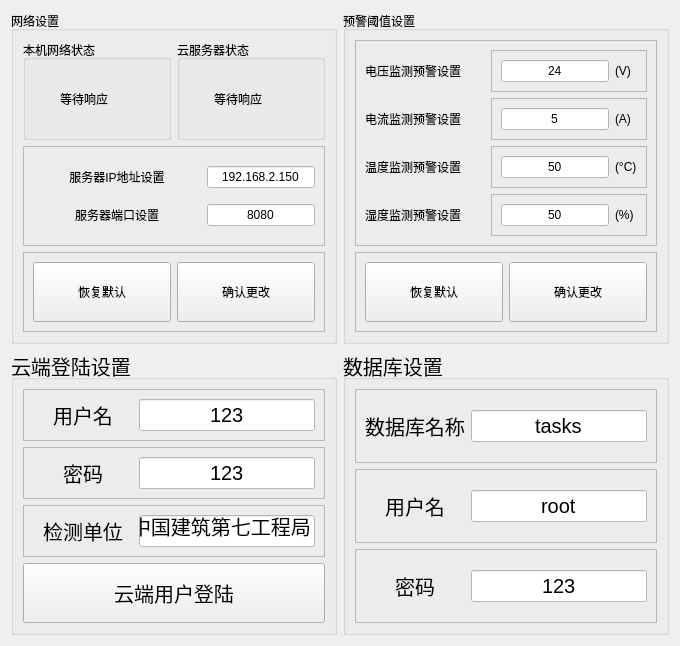
         <widget class="QWidget" name="page_setting">
          <layout class="QGridLayout" name="gridLayout_3">
           <item row="0" column="0">
            <widget class="QGroupBox" name="groupBox_4">
             <property name="styleSheet">
              <string notr="true">font: 15pt &quot;Ubuntu&quot;;</string>
             </property>
             <property name="title">
              <string>网络设置</string>
             </property>
             <layout class="QGridLayout" name="gridLayout_21">
              <item row="5" column="0" colspan="2">
               <widget class="QFrame" name="frame_15">
                <property name="sizePolicy">
                 <sizepolicy hsizetype="Preferred" vsizetype="Fixed">
                  <horstretch>0</horstretch>
                  <verstretch>0</verstretch>
                 </sizepolicy>
                </property>
                <property name="frameShape">
                 <enum>QFrame::StyledPanel</enum>
                </property>
                <property name="frameShadow">
                 <enum>QFrame::Raised</enum>
                </property>
                <layout class="QGridLayout" name="gridLayout_22">
                 <item row="0" column="0">
                  <widget class="QPushButton" name="pushButton_defult_network">
                   <property name="sizePolicy">
                    <sizepolicy hsizetype="Preferred" vsizetype="Preferred">
                     <horstretch>0</horstretch>
                     <verstretch>0</verstretch>
                    </sizepolicy>
                   </property>
                   <property name="minimumSize">
                    <size>
                     <width>20</width>
                     <height>60</height>
                    </size>
                   </property>
                   <property name="text">
                    <string>恢复默认</string>
                   </property>
                  </widget>
                 </item>
                 <item row="0" column="1">
                  <widget class="QPushButton" name="pushButton_confirm_network">
                   <property name="sizePolicy">
                    <sizepolicy hsizetype="Minimum" vsizetype="Preferred">
                     <horstretch>0</horstretch>
                     <verstretch>0</verstretch>
                    </sizepolicy>
                   </property>
                   <property name="text">
                    <string>确认更改</string>
                   </property>
                  </widget>
                 </item>
                </layout>
               </widget>
              </item>
              <item row="2" column="0" colspan="2">
               <widget class="QFrame" name="frame_16">
                <property name="frameShape">
                 <enum>QFrame::StyledPanel</enum>
                </property>
                <property name="frameShadow">
                 <enum>QFrame::Raised</enum>
                </property>
                <layout class="QGridLayout" name="gridLayout_23">
                 <item row="0" column="0">
                  <widget class="QLabel" name="label_33">
                   <property name="sizePolicy">
                    <sizepolicy hsizetype="Preferred" vsizetype="Preferred">
                     <horstretch>0</horstretch>
                     <verstretch>0</verstretch>
                    </sizepolicy>
                   </property>
                   <property name="maximumSize">
                    <size>
                     <width>200</width>
                     <height>16777215</height>
                    </size>
                   </property>
                   <property name="text">
                    <string>服务器IP地址设置</string>
                   </property>
                   <property name="alignment">
                    <set>Qt::AlignCenter</set>
                   </property>
                  </widget>
                 </item>
                 <item row="2" column="0">
                  <widget class="QLabel" name="label_34">
                   <property name="sizePolicy">
                    <sizepolicy hsizetype="Preferred" vsizetype="Preferred">
                     <horstretch>0</horstretch>
                     <verstretch>0</verstretch>
                    </sizepolicy>
                   </property>
                   <property name="maximumSize">
                    <size>
                     <width>200</width>
                     <height>16777215</height>
                    </size>
                   </property>
                   <property name="text">
                    <string>服务器端口设置</string>
                   </property>
                   <property name="alignment">
                    <set>Qt::AlignCenter</set>
                   </property>
                  </widget>
                 </item>
                 <item row="0" column="1">
                  <widget class="QLineEdit" name="line_cloud_ip">
                   <property name="sizePolicy">
                    <sizepolicy hsizetype="Preferred" vsizetype="Fixed">
                     <horstretch>0</horstretch>
                     <verstretch>0</verstretch>
                    </sizepolicy>
                   </property>
                   <property name="styleSheet">
                    <string notr="true">background-color: rgb(255, 255, 255);
color: rgb(0, 0, 0);</string>
                   </property>
                   <property name="text">
                    <string>192.168.2.150</string>
                   </property>
                   <property name="alignment">
                    <set>Qt::AlignCenter</set>
                   </property>
                  </widget>
                 </item>
                 <item row="2" column="1">
                  <widget class="QLineEdit" name="line_cloud_port">
                   <property name="sizePolicy">
                    <sizepolicy hsizetype="Fixed" vsizetype="Fixed">
                     <horstretch>0</horstretch>
                     <verstretch>0</verstretch>
                    </sizepolicy>
                   </property>
                   <property name="styleSheet">
                    <string notr="true">background-color: rgb(255, 255, 255);
color: rgb(0, 0, 0);</string>
                   </property>
                   <property name="text">
                    <string>8080</string>
                   </property>
                   <property name="alignment">
                    <set>Qt::AlignCenter</set>
                   </property>
                  </widget>
                 </item>
                </layout>
               </widget>
              </item>
              <item row="0" column="0">
               <widget class="QGroupBox" name="groupBox_6">
                <property name="title">
                 <string>本机网络状态</string>
                </property>
                <layout class="QHBoxLayout" name="horizontalLayout_22">
                 <item>
                  <widget class="QLabel" name="label_localnet">
                   <property name="text">
                    <string>等待响应</string>
                   </property>
                   <property name="alignment">
                    <set>Qt::AlignCenter</set>
                   </property>
                  </widget>
                 </item>
                 <item>
                  <widget class="QLabel" name="label_localnet_state">
                   <property name="maximumSize">
                    <size>
                     <width>20</width>
                     <height>20</height>
                    </size>
                   </property>
                   <property name="text">
                    <string/>
                   </property>
                   <property name="pixmap">
                    <pixmap>:/icon/images/未连接(1).png</pixmap>
                   </property>
                   <property name="scaledContents">
                    <bool>true</bool>
                   </property>
                   <property name="alignment">
                    <set>Qt::AlignCenter</set>
                   </property>
                  </widget>
                 </item>
                </layout>
               </widget>
              </item>
              <item row="0" column="1">
               <widget class="QGroupBox" name="groupBox_7">
                <property name="title">
                 <string>云服务器状态</string>
                </property>
                <layout class="QHBoxLayout" name="horizontalLayout_23">
                 <item>
                  <widget class="QLabel" name="label_cloudnet">
                   <property name="text">
                    <string>等待响应</string>
                   </property>
                   <property name="alignment">
                    <set>Qt::AlignCenter</set>
                   </property>
                  </widget>
                 </item>
                 <item>
                  <widget class="QLabel" name="label_cloudnet_state">
                   <property name="maximumSize">
                    <size>
                     <width>20</width>
                     <height>20</height>
                    </size>
                   </property>
                   <property name="text">
                    <string/>
                   </property>
                   <property name="pixmap">
                    <pixmap>:/icon/images/未连接(1).png</pixmap>
                   </property>
                   <property name="scaledContents">
                    <bool>true</bool>
                   </property>
                   <property name="alignment">
                    <set>Qt::AlignCenter</set>
                   </property>
                  </widget>
                 </item>
                </layout>
               </widget>
              </item>
             </layout>
            </widget>
           </item>
           <item row="0" column="1">
            <widget class="QGroupBox" name="groupBox_9">
             <property name="styleSheet">
              <string notr="true">font: 15pt &quot;Ubuntu&quot;;</string>
             </property>
             <property name="title">
              <string>预警阈值设置</string>
             </property>
             <layout class="QVBoxLayout" name="verticalLayout_7">
              <item>
               <widget class="QFrame" name="frame_23">
                <property name="frameShape">
                 <enum>QFrame::StyledPanel</enum>
                </property>
                <property name="frameShadow">
                 <enum>QFrame::Raised</enum>
                </property>
                <layout class="QGridLayout" name="gridLayout_24">
                 <item row="1" column="1">
                  <widget class="QFrame" name="frame_18">
                   <property name="frameShape">
                    <enum>QFrame::StyledPanel</enum>
                   </property>
                   <property name="frameShadow">
                    <enum>QFrame::Raised</enum>
                   </property>
                   <layout class="QHBoxLayout" name="horizontalLayout_26">
                    <item>
                     <widget class="QLineEdit" name="line_A">
                      <property name="sizePolicy">
                       <sizepolicy hsizetype="Preferred" vsizetype="Fixed">
                        <horstretch>0</horstretch>
                        <verstretch>0</verstretch>
                       </sizepolicy>
                      </property>
                      <property name="styleSheet">
                       <string notr="true">background-color: rgb(255, 255, 255);
color: rgb(0, 0, 0);</string>
                      </property>
                      <property name="text">
                       <string>5</string>
                      </property>
                      <property name="alignment">
                       <set>Qt::AlignCenter</set>
                      </property>
                     </widget>
                    </item>
                    <item>
                     <widget class="QLabel" name="label_44">
                      <property name="text">
                       <string>(A)</string>
                      </property>
                     </widget>
                    </item>
                   </layout>
                  </widget>
                 </item>
                 <item row="0" column="1">
                  <widget class="QFrame" name="frame_17">
                   <property name="frameShape">
                    <enum>QFrame::StyledPanel</enum>
                   </property>
                   <property name="frameShadow">
                    <enum>QFrame::Raised</enum>
                   </property>
                   <layout class="QHBoxLayout" name="horizontalLayout_27">
                    <item>
                     <widget class="QLineEdit" name="line_V">
                      <property name="sizePolicy">
                       <sizepolicy hsizetype="Preferred" vsizetype="Fixed">
                        <horstretch>0</horstretch>
                        <verstretch>0</verstretch>
                       </sizepolicy>
                      </property>
                      <property name="styleSheet">
                       <string notr="true">background-color: rgb(255, 255, 255);
color: rgb(0, 0, 0);</string>
                      </property>
                      <property name="text">
                       <string>24</string>
                      </property>
                      <property name="alignment">
                       <set>Qt::AlignCenter</set>
                      </property>
                     </widget>
                    </item>
                    <item>
                     <widget class="QLabel" name="label_43">
                      <property name="text">
                       <string>(V)</string>
                      </property>
                     </widget>
                    </item>
                   </layout>
                  </widget>
                 </item>
                 <item row="2" column="0">
                  <widget class="QLabel" name="label_41">
                   <property name="text">
                    <string>温度监测预警设置</string>
                   </property>
                  </widget>
                 </item>
                 <item row="1" column="0">
                  <widget class="QLabel" name="label_40">
                   <property name="text">
                    <string>电流监测预警设置</string>
                   </property>
                  </widget>
                 </item>
                 <item row="0" column="0">
                  <widget class="QLabel" name="label_39">
                   <property name="text">
                    <string>电压监测预警设置</string>
                   </property>
                  </widget>
                 </item>
                 <item row="2" column="1">
                  <widget class="QFrame" name="frame_19">
                   <property name="frameShape">
                    <enum>QFrame::StyledPanel</enum>
                   </property>
                   <property name="frameShadow">
                    <enum>QFrame::Raised</enum>
                   </property>
                   <layout class="QHBoxLayout" name="horizontalLayout_28">
                    <item>
                     <widget class="QLineEdit" name="line_temp">
                      <property name="sizePolicy">
                       <sizepolicy hsizetype="Preferred" vsizetype="Fixed">
                        <horstretch>0</horstretch>
                        <verstretch>0</verstretch>
                       </sizepolicy>
                      </property>
                      <property name="styleSheet">
                       <string notr="true">background-color: rgb(255, 255, 255);
color: rgb(0, 0, 0);</string>
                      </property>
                      <property name="text">
                       <string>50</string>
                      </property>
                      <property name="alignment">
                       <set>Qt::AlignCenter</set>
                      </property>
                     </widget>
                    </item>
                    <item>
                     <widget class="QLabel" name="label_45">
                      <property name="text">
                       <string>(°C)</string>
                      </property>
                     </widget>
                    </item>
                   </layout>
                  </widget>
                 </item>
                 <item row="3" column="0">
                  <widget class="QLabel" name="label_42">
                   <property name="text">
                    <string>湿度监测预警设置</string>
                   </property>
                  </widget>
                 </item>
                 <item row="3" column="1">
                  <widget class="QFrame" name="frame_20">
                   <property name="frameShape">
                    <enum>QFrame::StyledPanel</enum>
                   </property>
                   <property name="frameShadow">
                    <enum>QFrame::Raised</enum>
                   </property>
                   <layout class="QHBoxLayout" name="horizontalLayout_36">
                    <item>
                     <widget class="QLineEdit" name="line_humid">
                      <property name="sizePolicy">
                       <sizepolicy hsizetype="Preferred" vsizetype="Fixed">
                        <horstretch>0</horstretch>
                        <verstretch>0</verstretch>
                       </sizepolicy>
                      </property>
                      <property name="styleSheet">
                       <string notr="true">background-color: rgb(255, 255, 255);
color: rgb(0, 0, 0);</string>
                      </property>
                      <property name="text">
                       <string>50</string>
                      </property>
                      <property name="alignment">
                       <set>Qt::AlignCenter</set>
                      </property>
                     </widget>
                    </item>
                    <item>
                     <widget class="QLabel" name="label_46">
                      <property name="text">
                       <string>(%)</string>
                      </property>
                     </widget>
                    </item>
                   </layout>
                  </widget>
                 </item>
                </layout>
               </widget>
              </item>
              <item>
               <widget class="QFrame" name="frame_22">
                <property name="frameShape">
                 <enum>QFrame::StyledPanel</enum>
                </property>
                <property name="frameShadow">
                 <enum>QFrame::Raised</enum>
                </property>
                <layout class="QHBoxLayout" name="horizontalLayout_37">
                 <item>
                  <widget class="QPushButton" name="pushButton_state_defult">
                   <property name="sizePolicy">
                    <sizepolicy hsizetype="Preferred" vsizetype="Preferred">
                     <horstretch>0</horstretch>
                     <verstretch>0</verstretch>
                    </sizepolicy>
                   </property>
                   <property name="minimumSize">
                    <size>
                     <width>20</width>
                     <height>60</height>
                    </size>
                   </property>
                   <property name="text">
                    <string>恢复默认</string>
                   </property>
                  </widget>
                 </item>
                 <item>
                  <widget class="QPushButton" name="pushButton_6">
                   <property name="sizePolicy">
                    <sizepolicy hsizetype="Minimum" vsizetype="Preferred">
                     <horstretch>0</horstretch>
                     <verstretch>0</verstretch>
                    </sizepolicy>
                   </property>
                   <property name="text">
                    <string>确认更改</string>
                   </property>
                  </widget>
                 </item>
                </layout>
               </widget>
              </item>
             </layout>
            </widget>
           </item>
           <item row="1" column="0">
            <widget class="QGroupBox" name="groupBox_8">
             <property name="font">
              <font>
               <pointsize>15</pointsize>
              </font>
             </property>
             <property name="title">
              <string>云端登陆设置</string>
             </property>
             <layout class="QVBoxLayout" name="verticalLayout_2">
              <item>
               <widget class="QFrame" name="frame_2">
                <property name="frameShape">
                 <enum>QFrame::StyledPanel</enum>
                </property>
                <property name="frameShadow">
                 <enum>QFrame::Raised</enum>
                </property>
                <layout class="QHBoxLayout" name="horizontalLayout_6">
                 <item>
                  <widget class="QLabel" name="label_38">
                   <property name="minimumSize">
                    <size>
                     <width>100</width>
                     <height>0</height>
                    </size>
                   </property>
                   <property name="font">
                    <font>
                     <pointsize>15</pointsize>
                    </font>
                   </property>
                   <property name="text">
                    <string>用户名</string>
                   </property>
                   <property name="alignment">
                    <set>Qt::AlignCenter</set>
                   </property>
                  </widget>
                 </item>
                 <item>
                  <widget class="QLineEdit" name="line_username">
                   <property name="font">
                    <font>
                     <pointsize>15</pointsize>
                    </font>
                   </property>
                   <property name="styleSheet">
                    <string notr="true">background-color: rgb(255, 255, 255);
color: rgb(0, 0, 0);</string>
                   </property>
                   <property name="text">
                    <string>123</string>
                   </property>
                   <property name="alignment">
                    <set>Qt::AlignCenter</set>
                   </property>
                  </widget>
                 </item>
                </layout>
               </widget>
              </item>
              <item>
               <widget class="QFrame" name="frame_24">
                <property name="frameShape">
                 <enum>QFrame::StyledPanel</enum>
                </property>
                <property name="frameShadow">
                 <enum>QFrame::Raised</enum>
                </property>
                <layout class="QHBoxLayout" name="horizontalLayout_8">
                 <item>
                  <widget class="QLabel" name="label_48">
                   <property name="minimumSize">
                    <size>
                     <width>100</width>
                     <height>0</height>
                    </size>
                   </property>
                   <property name="font">
                    <font>
                     <pointsize>15</pointsize>
                    </font>
                   </property>
                   <property name="text">
                    <string>密码</string>
                   </property>
                   <property name="alignment">
                    <set>Qt::AlignCenter</set>
                   </property>
                  </widget>
                 </item>
                 <item>
                  <widget class="QLineEdit" name="line_password">
                   <property name="font">
                    <font>
                     <pointsize>15</pointsize>
                    </font>
                   </property>
                   <property name="styleSheet">
                    <string notr="true">background-color: rgb(255, 255, 255);
color: rgb(0, 0, 0);</string>
                   </property>
                   <property name="text">
                    <string>123</string>
                   </property>
                   <property name="alignment">
                    <set>Qt::AlignCenter</set>
                   </property>
                  </widget>
                 </item>
                </layout>
               </widget>
              </item>
              <item>
               <widget class="QFrame" name="frame_25">
                <property name="font">
                 <font>
                  <pointsize>15</pointsize>
                 </font>
                </property>
                <property name="frameShape">
                 <enum>QFrame::StyledPanel</enum>
                </property>
                <property name="frameShadow">
                 <enum>QFrame::Raised</enum>
                </property>
                <layout class="QHBoxLayout" name="horizontalLayout_15">
                 <item>
                  <widget class="QLabel" name="label_50">
                   <property name="minimumSize">
                    <size>
                     <width>100</width>
                     <height>0</height>
                    </size>
                   </property>
                   <property name="font">
                    <font>
                     <pointsize>15</pointsize>
                    </font>
                   </property>
                   <property name="text">
                    <string>检测单位</string>
                   </property>
                   <property name="alignment">
                    <set>Qt::AlignCenter</set>
                   </property>
                  </widget>
                 </item>
                 <item>
                  <widget class="QLineEdit" name="line_unit">
                   <property name="font">
                    <font>
                     <pointsize>15</pointsize>
                    </font>
                   </property>
                   <property name="styleSheet">
                    <string notr="true">background-color: rgb(255, 255, 255);
color: rgb(0, 0, 0);</string>
                   </property>
                   <property name="text">
                    <string>中国建筑第七工程局</string>
                   </property>
                   <property name="alignment">
                    <set>Qt::AlignCenter</set>
                   </property>
                  </widget>
                 </item>
                </layout>
               </widget>
              </item>
              <item>
               <widget class="QPushButton" name="pushButton_testnetwork">
                <property name="minimumSize">
                 <size>
                  <width>0</width>
                  <height>60</height>
                 </size>
                </property>
                <property name="font">
                 <font>
                  <pointsize>15</pointsize>
                 </font>
                </property>
                <property name="text">
                 <string>云端用户登陆</string>
                </property>
               </widget>
              </item>
             </layout>
            </widget>
           </item>
           <item row="1" column="1">
            <widget class="QGroupBox" name="groupBox_5">
             <property name="font">
              <font>
               <pointsize>15</pointsize>
              </font>
             </property>
             <property name="title">
              <string>数据库设置</string>
             </property>
             <layout class="QVBoxLayout" name="verticalLayout_4">
              <item>
               <widget class="QFrame" name="frame_26">
                <property name="frameShape">
                 <enum>QFrame::StyledPanel</enum>
                </property>
                <property name="frameShadow">
                 <enum>QFrame::Raised</enum>
                </property>
                <layout class="QHBoxLayout" name="horizontalLayout_16">
                 <item>
                  <widget class="QLabel" name="label_51">
                   <property name="minimumSize">
                    <size>
                     <width>100</width>
                     <height>0</height>
                    </size>
                   </property>
                   <property name="font">
                    <font>
                     <pointsize>15</pointsize>
                    </font>
                   </property>
                   <property name="text">
                    <string>数据库名称</string>
                   </property>
                   <property name="alignment">
                    <set>Qt::AlignCenter</set>
                   </property>
                  </widget>
                 </item>
                 <item>
                  <widget class="QLineEdit" name="lineEdit">
                   <property name="font">
                    <font>
                     <pointsize>15</pointsize>
                    </font>
                   </property>
                   <property name="styleSheet">
                    <string notr="true">background-color: rgb(255, 255, 255);
color: rgb(0, 0, 0);</string>
                   </property>
                   <property name="text">
                    <string>tasks</string>
                   </property>
                   <property name="alignment">
                    <set>Qt::AlignCenter</set>
                   </property>
                  </widget>
                 </item>
                </layout>
               </widget>
              </item>
              <item>
               <widget class="QFrame" name="frame_27">
                <property name="frameShape">
                 <enum>QFrame::StyledPanel</enum>
                </property>
                <property name="frameShadow">
                 <enum>QFrame::Raised</enum>
                </property>
                <layout class="QHBoxLayout" name="horizontalLayout_24">
                 <item>
                  <widget class="QLabel" name="label_52">
                   <property name="minimumSize">
                    <size>
                     <width>100</width>
                     <height>0</height>
                    </size>
                   </property>
                   <property name="font">
                    <font>
                     <pointsize>15</pointsize>
                    </font>
                   </property>
                   <property name="text">
                    <string>用户名</string>
                   </property>
                   <property name="alignment">
                    <set>Qt::AlignCenter</set>
                   </property>
                  </widget>
                 </item>
                 <item>
                  <widget class="QLineEdit" name="lineEdit_2">
                   <property name="font">
                    <font>
                     <pointsize>15</pointsize>
                    </font>
                   </property>
                   <property name="styleSheet">
                    <string notr="true">background-color: rgb(255, 255, 255);
color: rgb(0, 0, 0);</string>
                   </property>
                   <property name="text">
                    <string>root</string>
                   </property>
                   <property name="alignment">
                    <set>Qt::AlignCenter</set>
                   </property>
                  </widget>
                 </item>
                </layout>
               </widget>
              </item>
              <item>
               <widget class="QFrame" name="frame_28">
                <property name="frameShape">
                 <enum>QFrame::StyledPanel</enum>
                </property>
                <property name="frameShadow">
                 <enum>QFrame::Raised</enum>
                </property>
                <layout class="QHBoxLayout" name="horizontalLayout_25">
                 <item>
                  <widget class="QLabel" name="label_53">
                   <property name="minimumSize">
                    <size>
                     <width>100</width>
                     <height>0</height>
                    </size>
                   </property>
                   <property name="font">
                    <font>
                     <pointsize>15</pointsize>
                    </font>
                   </property>
                   <property name="text">
                    <string>密码</string>
                   </property>
                   <property name="alignment">
                    <set>Qt::AlignCenter</set>
                   </property>
                  </widget>
                 </item>
                 <item>
                  <widget class="QLineEdit" name="lineEdit_3">
                   <property name="font">
                    <font>
                     <pointsize>15</pointsize>
                    </font>
                   </property>
                   <property name="styleSheet">
                    <string notr="true">background-color: rgb(255, 255, 255);
color: rgb(0, 0, 0);</string>
                   </property>
                   <property name="text">
                    <string>123</string>
                   </property>
                   <property name="alignment">
                    <set>Qt::AlignCenter</set>
                   </property>
                  </widget>
                 </item>
                </layout>
               </widget>
              </item>
             </layout>
            </widget>
           </item>
          </layout>
         </widget>
